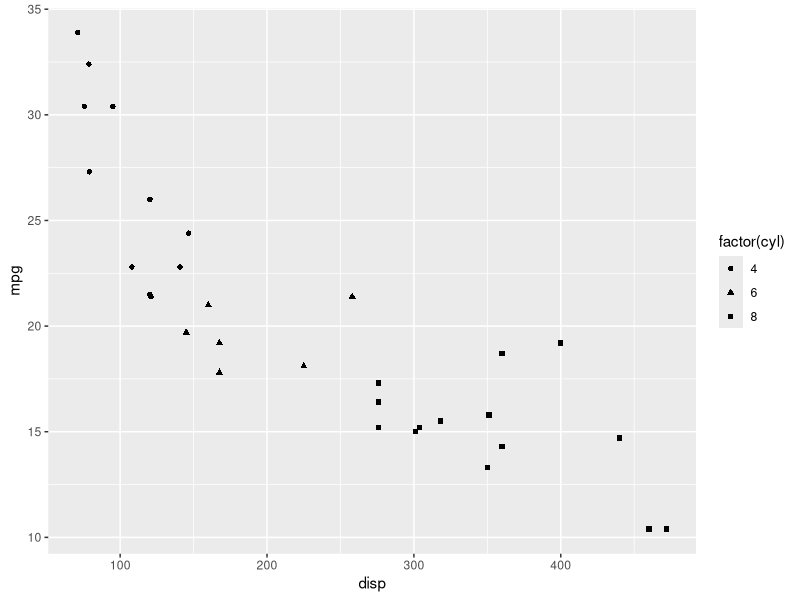
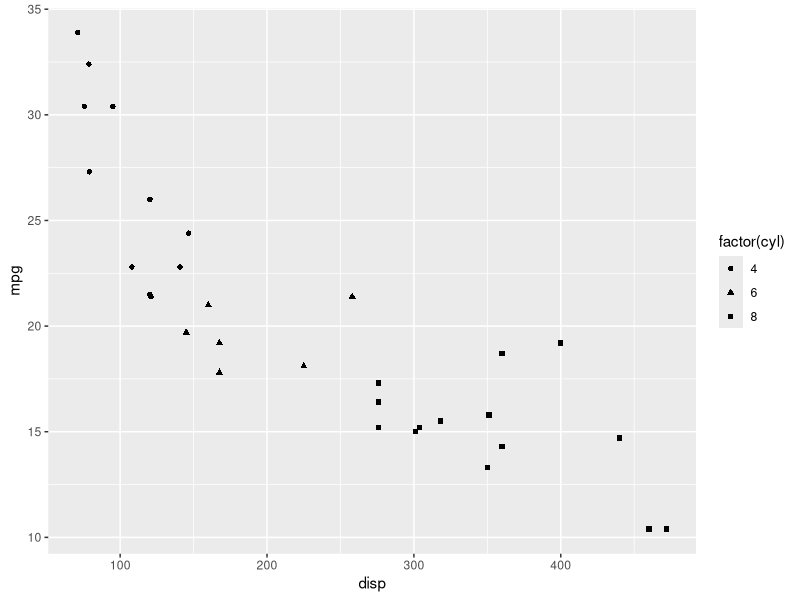
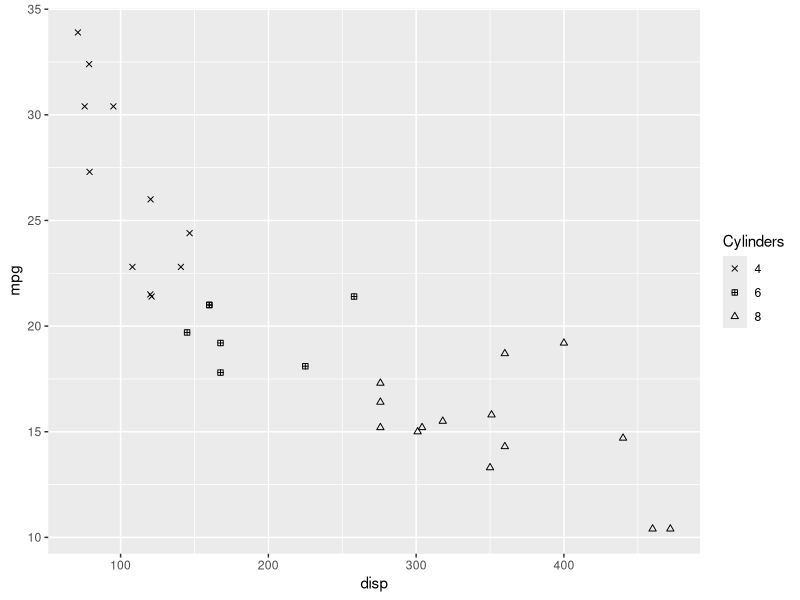
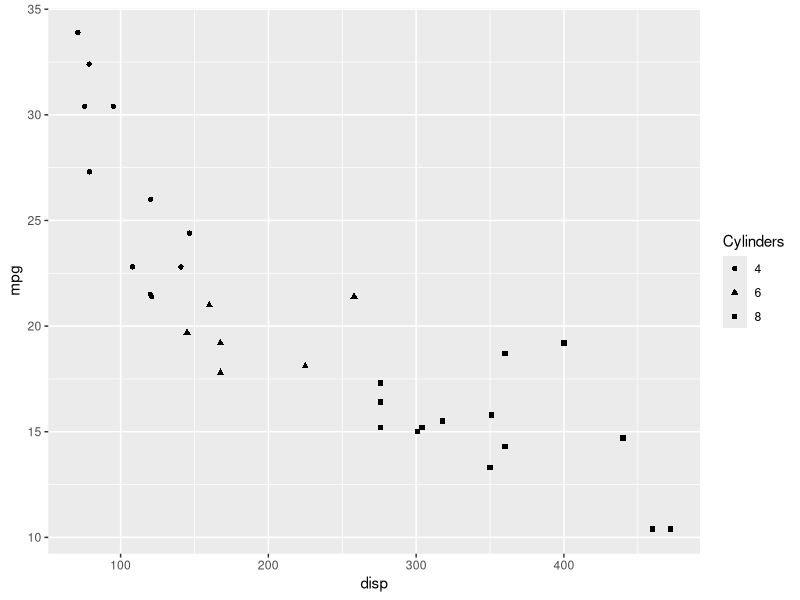
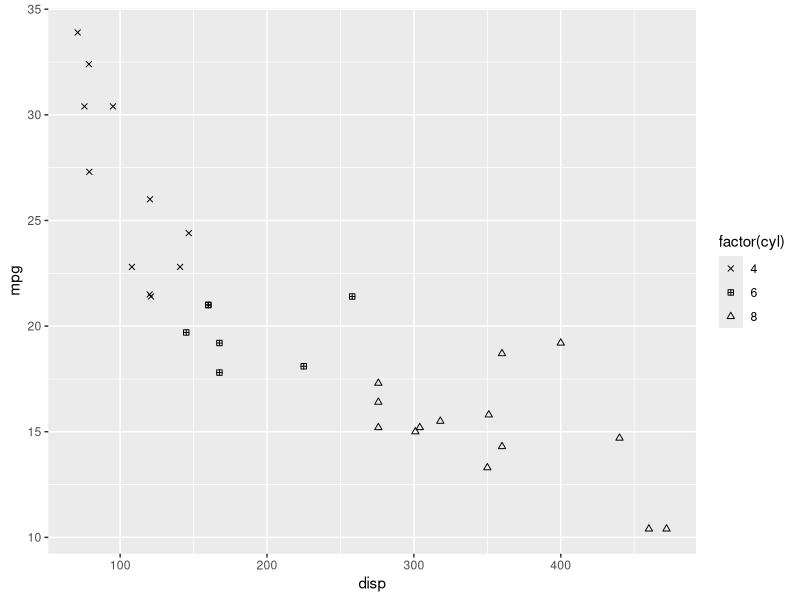
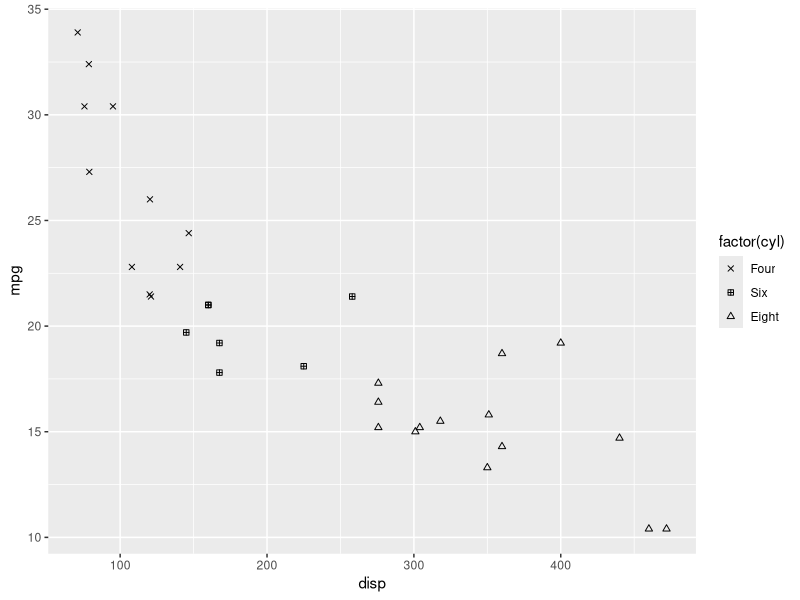
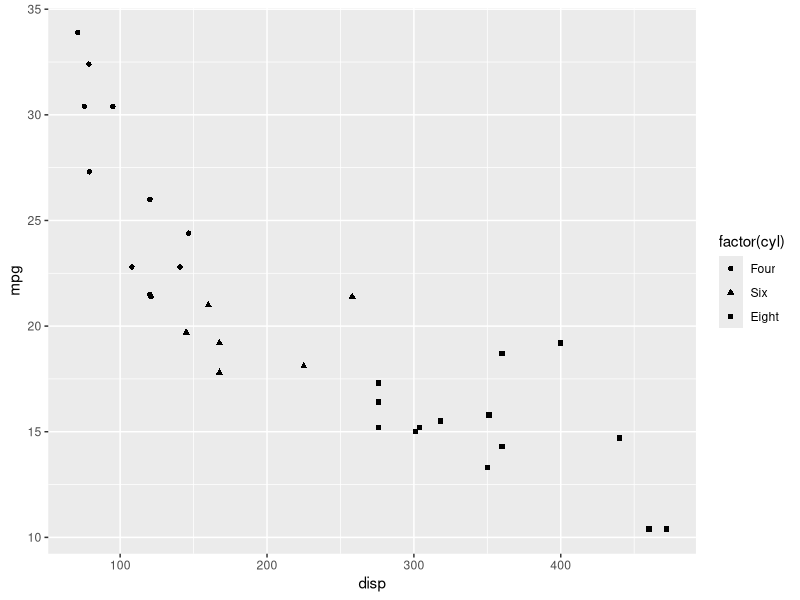
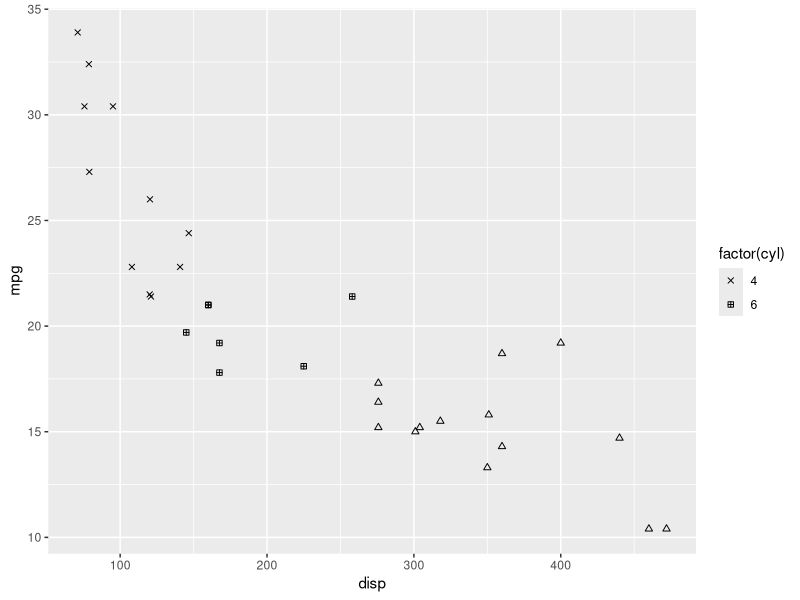

Here is the R script that generated these plots, in order:
## ---- chunk 1
library(ggplot2)
library(dplyr)
library(tidyr)
## ---- chunk 2
ggplot(mtcars) +
  geom_point(aes(disp, mpg, shape = factor(cyl)))
## ---- chunk 3
ggplot(mtcars) +
  geom_point(aes(disp, mpg, shape = factor(cyl))) +
  scale_shape()
## ---- chunk 4
ggplot(mtcars) +
  geom_point(aes(disp, mpg, shape = factor(cyl))) +
  scale_shape_manual(name = "Cylinders",values = c(4, 12, 24))
## ---- chunk 5
ggplot(mtcars) +
  geom_point(aes(disp, mpg, shape = factor(cyl))) +
  scale_shape(name = 'Cylinders')
## ---- chunk 6
ggplot(mtcars) +
  geom_point(aes(disp, mpg, shape = factor(cyl))) +
  scale_shape_manual(values = c(4, 12, 24))
## ---- chunk 7
ggplot(mtcars) +
  geom_point(aes(disp, mpg, shape = factor(cyl))) +
  scale_shape_manual(values = c(4, 12, 24), labels = c('Four', 'Six', 'Eight'))
## ---- chunk 8
ggplot(mtcars) +
  geom_point(aes(disp, mpg, shape = factor(cyl))) +
  scale_shape(labels = c('Four', 'Six', 'Eight'))
## ---- chunk 9
ggplot(mtcars) +
  geom_point(aes(disp, mpg, shape = factor(cyl))) +
  scale_shape_manual(values = c(4, 12, 24), limits = c(4, 6, 8))
## ---- chunk 10
ggplot(mtcars) +
  geom_point(aes(disp, mpg, shape = factor(cyl))) +
  scale_shape(limits = c(4, 6, 8))
## ---- chunk 11
ggplot(mtcars) +
  geom_point(aes(disp, mpg, shape = factor(cyl))) +
  scale_shape_manual(values = c(4, 12, 24), breaks = c(4, 6, 8))
## ---- chunk 12
ggplot(mtcars) +
  geom_point(aes(disp, mpg, shape = factor(cyl))) +
  scale_shape(breaks = c(4, 6, 8))
## ---- chunk 13
ggplot(mtcars) +
  geom_point(aes(disp, mpg, shape = factor(cyl))) +
  scale_shape(solid = FALSE)
## ---- chunk 14
ggplot(mtcars) +
  geom_point(aes(disp, mpg, shape = factor(cyl))) +
  scale_shape_manual(name = "Cylinders", labels = c('Four', 'Six', 'Eight'),  
     values = c(4, 12, 24), limits = c(4, 6, 8), breaks = c(4, 6, 8))
## ---- chunk 15
ggplot(mtcars) +
  geom_point(aes(disp, mpg, shape = factor(cyl))) +
  scale_shape(solid = FALSE, name = 'Cylinders', limits = c(4, 6, 8),
    labels = c('Four', 'Six', 'Eight'), breaks = c(4, 6, 8))
